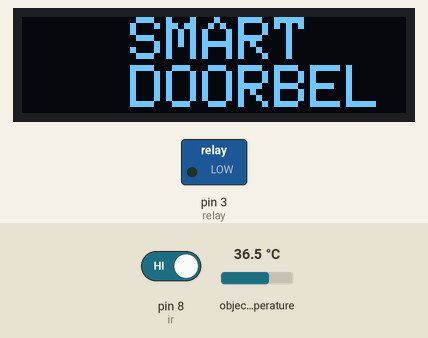
Simulated run of this sketch. Board: Arduino Uno, built with avr-gcc and run on an emulated ATmega328P. Parts: 128×32 one-colour display, switched loads named in the sketch (green lamp = pin HIGH). Inputs (shaded band) come from the test bench; at power-on: pin 8 (ir) HIGH, object temperature 36.5 °C.

Above: at 2.3 s.
2.4 s: pin 8 (ir) driven LOW
At 3.1 s:
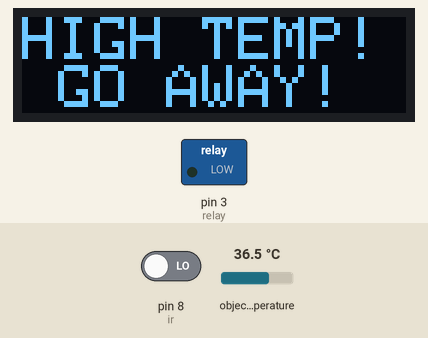
4.1 s: object temperature set to 34.3 °C
5.6 s: object temperature set to 33.6 °C
At 6.5 s:
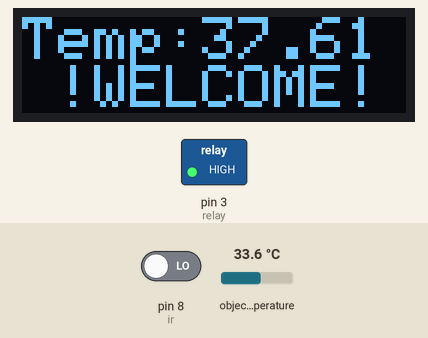
7.2 s: object temperature set to 39 °C
At 8.3 s:
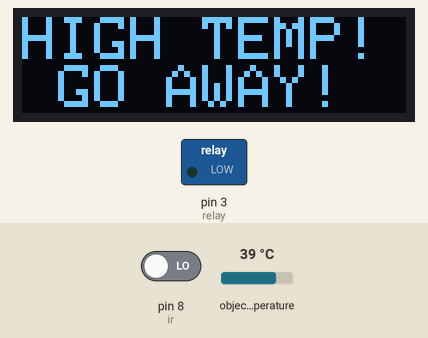
8.7 s: pin 8 (ir) driven HIGH
At 10.0 s:
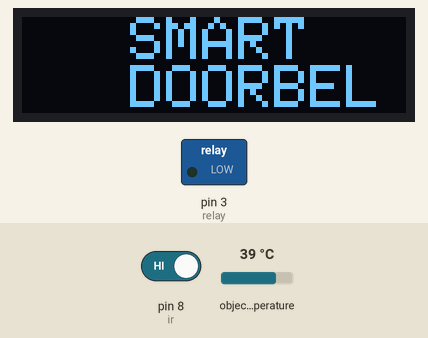
Timing chart, 0 to 11.3 s (numbered marks = the images above; inputs shaded):
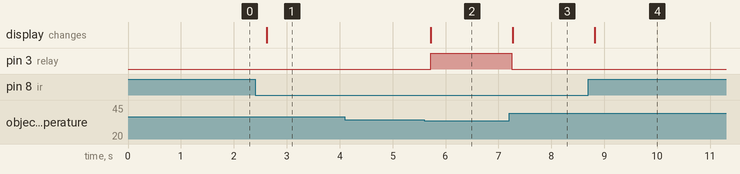

The sketch:

Doorbell_project_code.ino
```cpp
#include <Adafruit_MLX90614.h> //Library for MLX90614 temperature sensor
#include <Adafruit_SSD1306.h>  //Library for SSD1306 OLED display
#include <SPI.h>               //Library used for communicating with peripheral devices
#include <Wire.h>              //Library used for communicating with I2C devices
#include <Adafruit_GFX.h>

#define SCREEN_WIDTH 128
#define SCREEN_HEIGHT 32

#define OLED_RESET  4
Adafruit_SSD1306 display(SCREEN_WIDTH,SCREEN_HEIGHT,&Wire, OLED_RESET);  //Initialising the OLED display

Adafruit_MLX90614 mlx = Adafruit_MLX90614();    //Initialising the temperature sensor

#define ir 8
#define relay 3

void setup(){

  pinMode(ir,INPUT);
  pinMode(relay, OUTPUT);

  mlx.begin();
  display.begin(SSD1306_SWITCHCAPVCC, 0x3C);     //Initialising the OLED display
    display.clearDisplay();                     //clears the OLED display
  display.setTextSize(2);                      //Sets text size
  display.setTextColor(WHITE);                //sets text color
  display.setCursor(0,0);                    //Sets cursor to first row first column
  display.print("   SMART     DOORBELL");
  display.display();                        //this function is used for the changes to make effect
}

void loop(){
  delay(500);                                   //delay of 500 milliseconds
  if(digitalRead(ir) == LOW){                  //IR sensor will output 0 or LOW if it detects any object
    float temp = mlx.readObjectTempC() + 4;   //temp variable stores temperature
    if(temp <= 38) {
      display.clearDisplay();
      display.setCursor(0,0);
      display.print("Temp:");display.print(temp);display.print(" !WELCOME!");  //Prints temperature and welcomes user if the perso has normal body temperature
      display.display();
      digitalWrite(relay,HIGH);                                              //Triggers relay to ring door bell
    } else{
      digitalWrite(relay, LOW);
    display.clearDisplay();
      display.setCursor(0,0);
      display.print("HIGH TEMP! GO AWAY!");                             //Turns off the relay which does not ring the bell and tells person to go away due to high temperature
      display.display();
      }
  } else {                         //If the IR sensor does not detect anything
    digitalWrite(relay,LOW);
    display.clearDisplay();
    display.setCursor(0,0);
    display.print("   SMART     DOORBELL");        //Just prints
    display.display();
  }

}
```

Measured:
- the behaviour switches between 34 and 33.9 °C on object temperature (found by bisection; images 1 and 2)
- after the input at 2.4 s, the display: changes after 0.22 s (image 1)
- after the input at 4.1 s, every drawn part: stays the same
- after the input at 5.6 s, pin 3 (relay): LOW → HIGH after 0.12 s; the display: changes after 0.12 s (image 2)
- after the input at 7.2 s, pin 3 (relay): HIGH → LOW after 0.05 s; the display: changes after 0.07 s (image 3)
- after the input at 8.7 s, the display: changes after 0.12 s (image 4)
